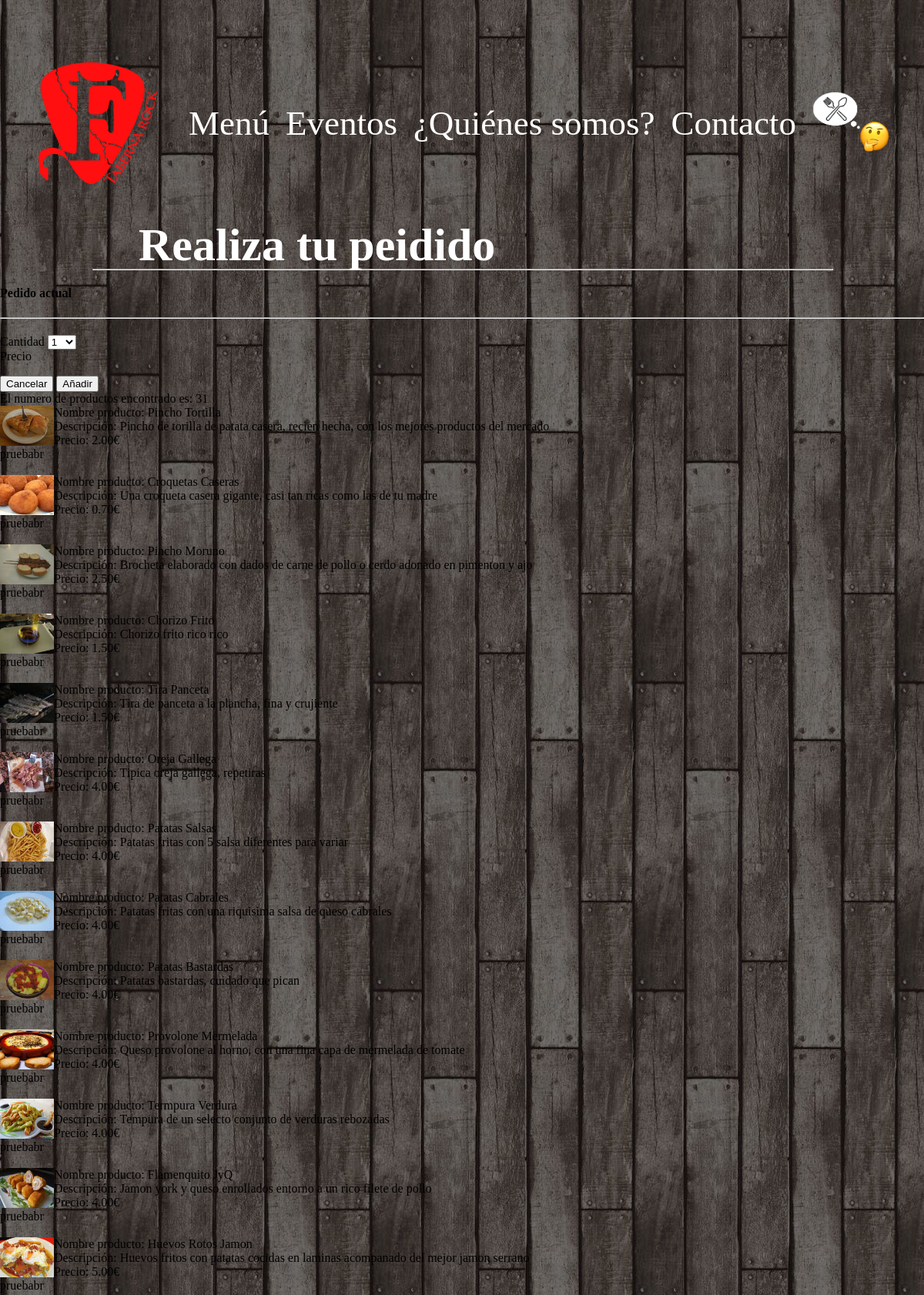
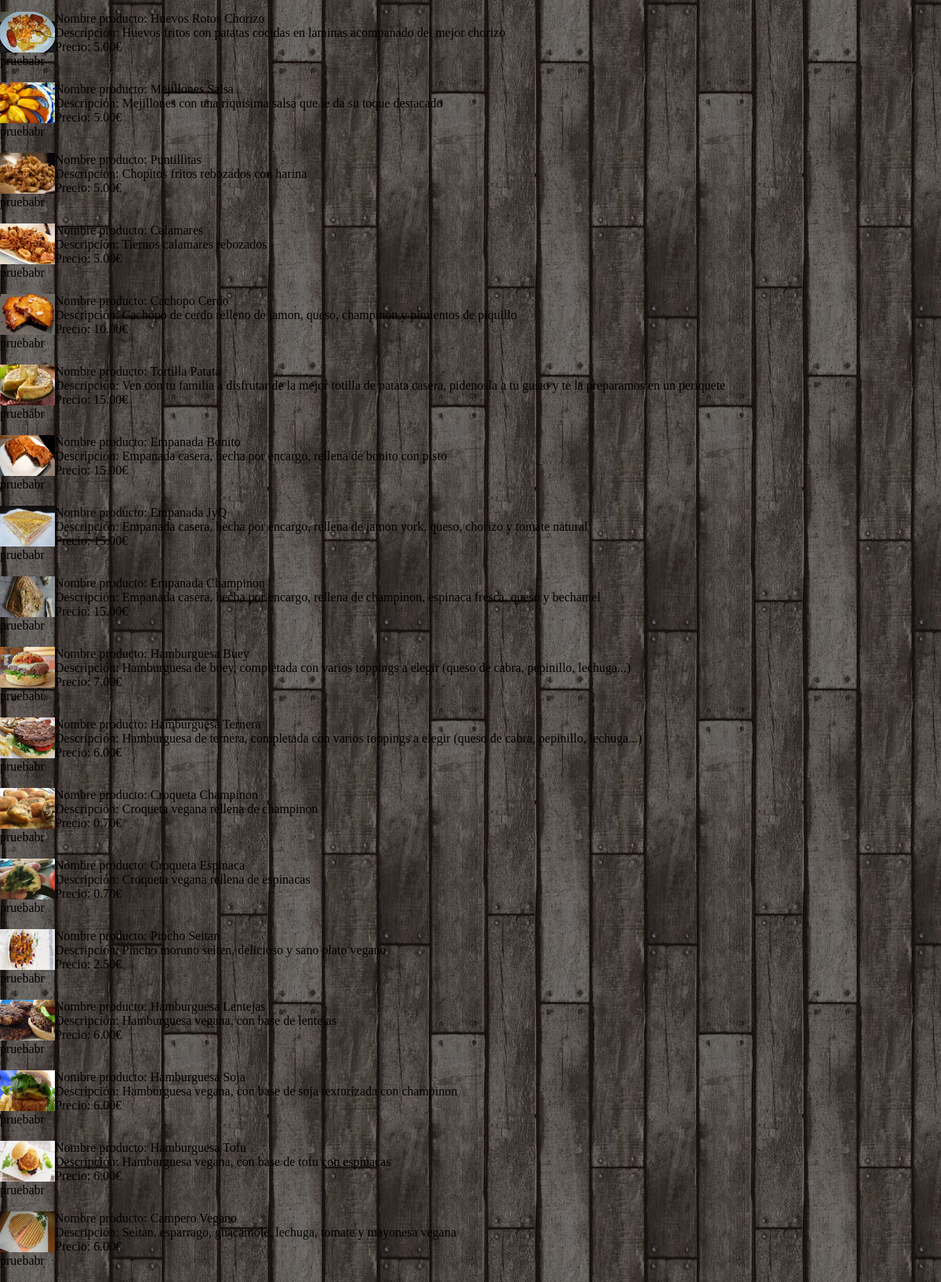
Screenshot of /contactPage/prueba1.php with the database file from the repository (2 pictures, top to bottom).
### tables this page shows
create table food
(
	id_product int unsigned not null auto_increment primary key,
	product_name char(30) not null,
	description text not null,
	calories char (5),
	price float(4,2),
	kind char (20),
	image char(50)
);

### contactPage/prueba1.php (the view, shortened to what this page needs)
<?php include('../header.php'); ?>
	<h1 class="title_Name">Realiza tu peidido</h1>
	<hr align="left" class="title_Underline">
	<div class="order_Container">
		<div class="order_CurrentOrder">
			<h4 class="order_CurrentOrder_Title">Pedido actual</h4>
			<hr class="order_CurrentOrder_Title">
		</div>
	</div>
	<div class="modal_Adding_Bacground" id="modal_Adding">
		<div class="modal_Adding_Container">
			<div class="modal_Adding_Container_AmountAndPrice">
				<div class="modal_Adding_Container_Amount">
					Cantidad
					<select name="select_Amount" id="select_Amount" onchange="setPrice()">
						<option selected>1</option>
					</select>
				</div>
				<div class="modal_Adding_Container_Price">
					Precio
				</div>
			</div>
			<div class="modal_Adding_Container_Buttons">
				<button class="modal_Adding_Container_Button" onclick="closeModal_Adding()">Cancelar</button>
				<button class="modal_Adding_Container_Button" onclick="addProductToOrder()">Añadir</button>
			</div>
		</div>
	</div>
</body>
<?php
$hostDB="localhost";
$loginDB="root";
$passDB="";
$nameDB="FarolesTabernaRock";
@ $db=mysqli_connect($hostDB, $loginDB, $passDB, $nameDB);
$query="SELECT * FROM food";
$resultado=mysqli_query($db, $query);
$num=mysqli_num_rows($resultado);
echo "El numero de productos encontrado es: " . $num ."<BR>";
for($i=0;$i<$num;$i++)
{
	$fila=mysqli_fetch_array($resultado);
			echo  "<img  style='width: 70px; float: left;' src='../photos/FotosMenu/".$fila['image']."'/>";
            echo  "<span >Nombre producto: ".$fila['product_name']."</span><BR>";
			echo  "<span >Descripción: ".$fila['description']."</span><BR>";
            echo  "<span >Precio: ".$fila['price']."&#8364</span><BR>";
			echo  "pruebabr<BR>"."<BR>";
}
?>
</html>

### header.php (shortened to what this page needs)
<!DOCTYPE html>
<html>
<head>
	<link rel="stylesheet" href="../headerStyle.css" type="text/css" />
	<link rel="stylesheet" href="../footerStyle.css" type="text/css" />
	<link rel="stylesheet" href="./style.css" type="text/css" />
</head>
<body>
	<header>
		<div class="header">
			<a class="logo" href="../indexPage/index.php">
				<img class="logo" src="../photos/logo.png" alt="Logo Faroles Taberna Rock"/>
			</a>
			<nav class="headerMenu">
				<a class="menu" href="../menuPage/menu.php"> Menú</a>
				<a class="menu" href="../eventsPage/events.php"> Eventos</a>
				<a class="menu" href="../aboutUsPage/aboutUs.php"> ¿Quiénes somos?</a>
				<a class="menu" href="../contactPage/contact.php"> Contacto</a>
				<a class="foodThinking" href="../orderPage/orders.php">
					<img class="foodThinking" src="../photos/FoodThinking.png" alt="Thinking in food" />
				</a>
			</nav>
		</div>
	</header>

### headerStyle.css (style rules this page uses)
body { margin: 0; padding: 0; background-image: url(./photos/background.jpg); background-repeat: repeat-x repeat-y; background-size: 341px 400px; }
header { overflow: hidden; display: flex; height: 200px; padding-left: 2%; padding-right: 2%; padding-top: 5%; }
div.header { display: flex; justify-content: space-between; align-items: center; height: 100%; width: 100%; margin: 0; }
img.logo { height: 100%; float: left; }
nav.headerMenu { height: 25%; margin-top: 1%; margin-bottom: 1%; display: flex; flex-direction: row; justify-content: space-evenly; align-items: center; width: 100%; height: 100%; }
a.menu { font-size: 45px; text-decoration-line: none; color: white; }
a.logo { height: 100%; }
a.foodThinking { height: 100px; }
img.foodThinking { height: 100%; }
h1.title_Name { margin-top: 2%; margin-left: 15%; height: 25px; display: flex; justify-content: flex-start; font-size: 60px; color: white; }
hr.title_Underline { margin-left: 10%; width: 80%; size: 3px; color: white; background: white; }

### rows the page displays
food: image (picture), product_name "Pincho Tortilla", description "Pincho de torilla de patata casera, recien hecha, con los mejores productos del mercado", price "2.00"
food: image (picture), product_name "Croquetas Caseras", description "Una croqueta casera gigante, casi tan ricas como las de tu madre", price "0.70"
food: image (picture), product_name "Pincho Moruno", description "Brocheta elaborado con dados de carne de pollo o cerdo adonado en pimenton y ajo", price "2.50"
food: image (picture), product_name "Chorizo Frito", description "Chorizo frito rico rico", price "1.50"
food: image (picture), product_name "Tira Panceta", description "Tira de panceta a la plancha, fina y crujiente", price "1.50"
food: image (picture), product_name "Oreja Gallega", description "Tipica oreja gallega, repetiras", price "4.00"
food: image (picture), product_name "Patatas Salsas", description "Patatas fritas con 5 salsa diferentes para variar", price "4.00"
food: image (picture), product_name "Patatas Cabrales", description "Patatas fritas con una riquisima salsa de queso cabrales", price "4.00"
food: image (picture), product_name "Patatas Bastardas", description "Patatas bastardas, cuidado que pican", price "4.00"
food: image (picture), product_name "Provolone Mermelada", description "Queso provolone al horno, con una fina capa de mermelada de tomate", price "4.00"
food: image (picture), product_name "Termpura Verdura", description "Tempura de un selecto conjunto de verduras rebozadas", price "4.00"
food: image (picture), product_name "Flamenquito JyQ", description "Jamon york y queso enrollados entorno a un rico filete de pollo", price "4.00"
food: image (picture), product_name "Huevos Rotos Jamon", description "Huevos fritos con patatas cocidas en laminas acompanado del mejor jamon serrano", price "5.00"
food: image (picture), product_name "Huevos Rotos Chorizo", description "Huevos fritos con patatas cocidas en laminas acompanado del mejor chorizo", price "5.00"
food: image (picture), product_name "Mejillones Salsa", description "Mejillones con una riquisima salsa que le da su toque destacado", price "5.00"
food: image (picture), product_name "Puntillitas", description "Chopitos fritos rebozados con harina", price "5.00"
food: image (picture), product_name "Calamares", description "Tiernos calamares rebozados", price "5.00"
food: image (picture), product_name "Cachopo Cerdo", description "Cachopo de cerdo relleno de jamon, queso, champinon y pimientos de piquillo", price "10.00"
food: image (picture), product_name "Tortilla Patata", description "Ven con tu familia a disfrutar de la mejor totilla de patata casera, pidenosla a tu gusto y te la preparamos en un periquete", price "15.00"
food: image (picture), product_name "Empanada Bonito", description "Empanada casera, hecha por encargo, rellena de bonito con pisto", price "15.00"
food: image (picture), product_name "Empanada JyQ", description "Empanada casera, hecha por encargo, rellena de jamon york, queso, chorizo y tomate natural", price "15.00"
food: image (picture), product_name "Empanada Champinon", description "Empanada casera, hecha por encargo, rellena de champinon, espinaca fresca, queso y bechamel", price "15.00"
food: image (picture), product_name "Hamburguesa Buey", description "Hamburguesa de buey, completada con varios toppings a elegir (queso de cabra, pepinillo, lechuga...)", price "7.00"
food: image (picture), product_name "Hamburguesa Ternera", description "Hamburguesa de ternera, completada con varios toppings a elegir (queso de cabra, pepinillo, lechuga...)", price "6.00"
food: image (picture), product_name "Croqueta Champinon", description "Croqueta vegana rellena de champinon", price "0.70"
food: image (picture), product_name "Croqueta Espinaca", description "Croqueta vegana rellena de espinacas", price "0.70"
food: image (picture), product_name "Pincho Seitan", description "Pincho moruno seiten, delicioso y sano plato vegano", price "2.50"
food: image (picture), product_name "Hamburguesa Lentejas", description "Hamburguesa vegana, con base de lentejas", price "6.00"
food: image (picture), product_name "Hamburguesa Soja", description "Hamburguesa vegana, con base de soja texturizada con champinon", price "6.00"
food: image (picture), product_name "Hamburguesa Tofu", description "Hamburguesa vegana, con base de tofu con espinacas", price "6.00"
food: image (picture), product_name "Campero Vegano", description "Seitan, esparrago, guacamole, lechuga, tomate y mayonesa vegana", price "6.00"

### other values shown
$num "31"
